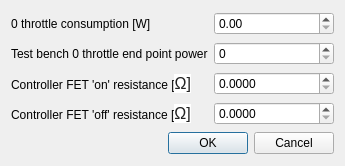
<?xml version="1.0" encoding="UTF-8"?>
<ui version="4.0">
 <class>Dialog</class>
 <widget class="QDialog" name="Dialog">
  <property name="geometry">
   <rect>
    <x>0</x>
    <y>0</y>
    <width>345</width>
    <height>166</height>
   </rect>
  </property>
  <property name="windowTitle">
   <string>Dialog</string>
  </property>
  <layout class="QGridLayout" name="gridLayout">
   <item row="0" column="0">
    <widget class="QLabel" name="label">
     <property name="text">
      <string>0 throttle consumption [W]</string>
     </property>
    </widget>
   </item>
   <item row="0" column="1">
    <widget class="QDoubleSpinBox" name="doubleSpinBox_P_esc">
     <property name="toolTip">
      <string>Consumption of ESC at 0 throttle</string>
     </property>
     <property name="singleStep">
      <double>0.100000000000000</double>
     </property>
    </widget>
   </item>
   <item row="1" column="0">
    <widget class="QLabel" name="label_2">
     <property name="text">
      <string>Test bench 0 throttle end point power</string>
     </property>
    </widget>
   </item>
   <item row="1" column="1">
    <widget class="QDoubleSpinBox" name="doubleSpinBox_test_bench_endpoint_low">
     <property name="toolTip">
      <string>Relates to the 0 throttle value used in the motor bench tests, see documentation for more details.</string>
     </property>
     <property name="decimals">
      <number>0</number>
     </property>
     <property name="maximum">
      <double>255.000000000000000</double>
     </property>
    </widget>
   </item>
   <item row="2" column="0">
    <widget class="QLabel" name="label_3">
     <property name="text">
      <string>&lt;html&gt;&lt;head/&gt;&lt;body&gt;&lt;p&gt;Controller FET 'on' resistance [&lt;span style=&quot; font-family:'arial,sans-serif'; font-size:16px; color:#222222; background-color:#ffffff;&quot;&gt;Ω]&lt;/span&gt;&lt;/p&gt;&lt;/body&gt;&lt;/html&gt;</string>
     </property>
    </widget>
   </item>
   <item row="2" column="1">
    <widget class="QDoubleSpinBox" name="doubleSpinBox_R_esc_on">
     <property name="toolTip">
      <string>ESC FET 'on' resistance, used to estimate ESC switching losses</string>
     </property>
     <property name="decimals">
      <number>4</number>
     </property>
     <property name="singleStep">
      <double>0.010000000000000</double>
     </property>
    </widget>
   </item>
   <item row="3" column="0">
    <widget class="QLabel" name="label_4">
     <property name="text">
      <string>&lt;html&gt;&lt;head/&gt;&lt;body&gt;&lt;p&gt;Controller FET 'off' resistance [&lt;span style=&quot; font-family:'arial,sans-serif'; font-size:16px; color:#222222; background-color:#ffffff;&quot;&gt;Ω]&lt;/span&gt;&lt;/p&gt;&lt;/body&gt;&lt;/html&gt;</string>
     </property>
    </widget>
   </item>
   <item row="3" column="1">
    <widget class="QDoubleSpinBox" name="doubleSpinBox_R_esc_off">
     <property name="toolTip">
      <string>ESC FET 'off' resistance, used to estimate ESC switching losses</string>
     </property>
     <property name="decimals">
      <number>4</number>
     </property>
     <property name="singleStep">
      <double>0.010000000000000</double>
     </property>
    </widget>
   </item>
   <item row="4" column="0" colspan="2">
    <widget class="QDialogButtonBox" name="buttonBox">
     <property name="orientation">
      <enum>Qt::Horizontal</enum>
     </property>
     <property name="standardButtons">
      <set>QDialogButtonBox::Cancel|QDialogButtonBox::Ok</set>
     </property>
    </widget>
   </item>
  </layout>
 </widget>
 <resources/>
 <connections>
  <connection>
   <sender>buttonBox</sender>
   <signal>accepted()</signal>
   <receiver>Dialog</receiver>
   <slot>accept()</slot>
   <hints>
    <hint type="sourcelabel">
     <x>248</x>
     <y>254</y>
    </hint>
    <hint type="destinationlabel">
     <x>157</x>
     <y>274</y>
    </hint>
   </hints>
  </connection>
  <connection>
   <sender>buttonBox</sender>
   <signal>rejected()</signal>
   <receiver>Dialog</receiver>
   <slot>reject()</slot>
   <hints>
    <hint type="sourcelabel">
     <x>316</x>
     <y>260</y>
    </hint>
    <hint type="destinationlabel">
     <x>286</x>
     <y>274</y>
    </hint>
   </hints>
  </connection>
 </connections>
</ui>
